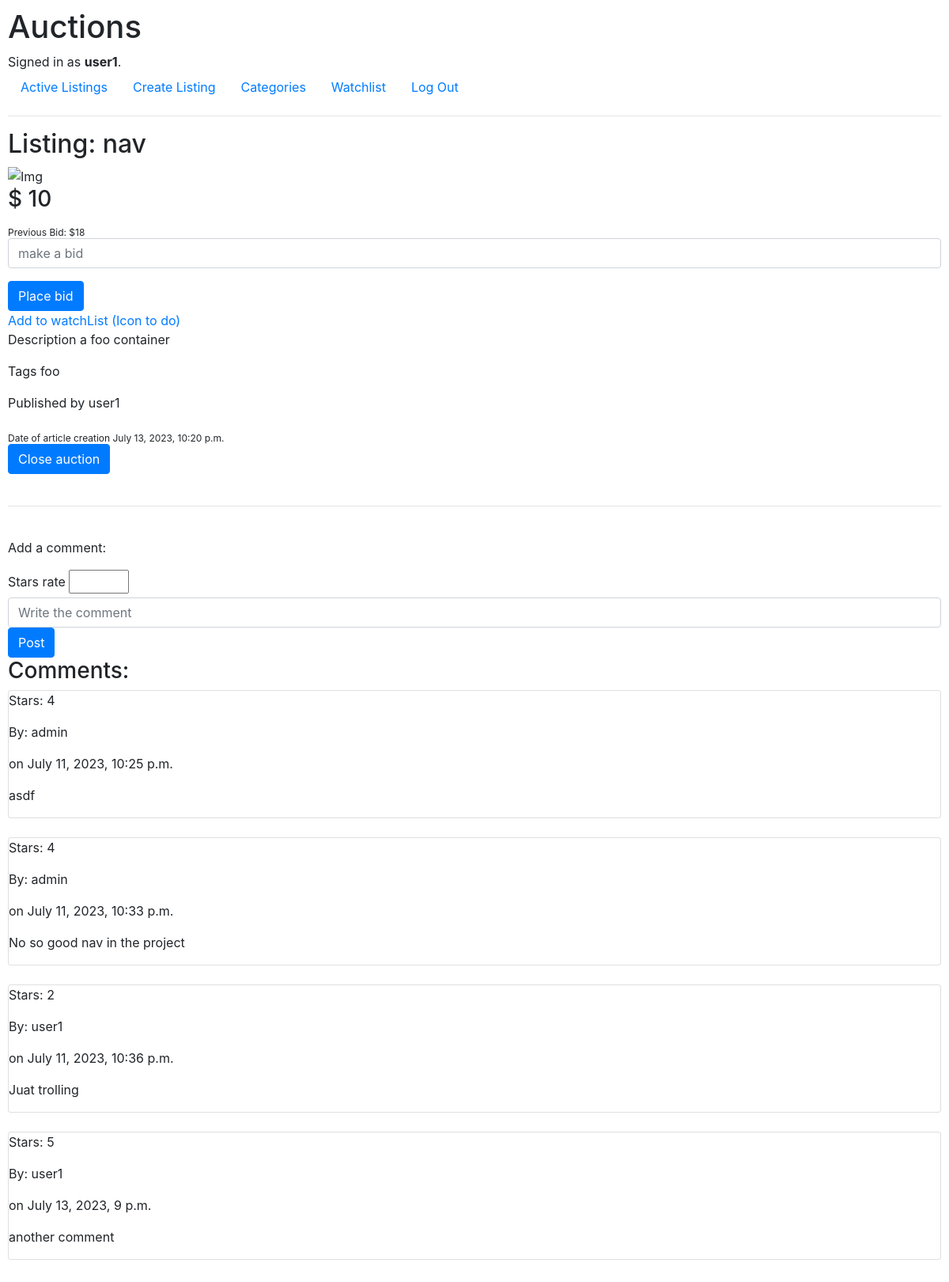
The app's page /4 (signed in) with its own data.
### auctions/models.py (models this page shows, shortened)
class User(AbstractUser):
    pass

class Listings(models.Model):
	title = models.CharField(max_length=100)
	description = models.TextField()
	bid = models.PositiveSmallIntegerField()
	image = models.URLField(blank=True)
	category = models.CharField(max_length=100)
	dateCreated = models.DateTimeField(auto_now=True)
	owner = models.ForeignKey(User, on_delete=models.CASCADE, null=True, related_name="creator")
	active = models.BooleanField(default=True)

class Comments(models.Model):
	stars = models.PositiveSmallIntegerField()
	comment = models.TextField()
	owner = models.ForeignKey(User, on_delete=models.CASCADE, null=True, blank=True, related_name="commenter")
	listing = models.ForeignKey(Listings, on_delete=models.CASCADE, null=True, blank=True, related_name="product")
	date = models.DateTimeField(auto_now=True)

### auctions/views.py (the view)
# urls.py: path("<int:id>", views.listing_item, name="itemListing"),
def listing_item(request, id):
    l = Listings.objects.get(pk=id)
    c = Comments.objects.filter(listing=id)
    b = Bids.objects.filter(listing = id)
    u = 'none user bid yet'
    h = l.bid
    for offers in b:
        if offers.bid > h:
            h = offers.bid
            u = offers.owner
    return render(request, "auctions/itemListing.html", {
        "item": l,
        "comments":c,
        "offers":b,
        "higherBid": h,
        "higherBidUser": u
    })

### auctions/templates/auctions/itemListing.html (shortened to what this page needs)
{% extends "auctions/layout.html" %}
{% block body %}
	<h2>
		{% if item.active == True %}
			Listing: {{item.title}}
		{% else %}
			Listing: {{item.title}}   CLOSED
		{% endif %}
	</h2>
	<img src="{{item.image}}" alt="Img" style="max-height: 350px;">
	<h3>
		{% if item.active == True %}
			$ {{item.bid}}
		{% endif %}
	</h3>
	<sub>Previous Bid:
		{% if higherBid <= item.bid %}
			No bids yet
		{% else %}
			${{higherBid}}
		{% endif %}
	</sub>
	{% if user.is_authenticated and item.active == True %}
		<form action="{% url 'newBid' %}" method="post">
			{% if higherBid <= item.bid %}
				<input type="number" name="offerBid" id="" min="{{item.bid}}" class="form-control" placeholder="make a bid">
			{% else %}
				<input type="number" name="offerBid" id="" min="{{higherBid}}" class="form-control" placeholder="make a bid">
			{% endif %}
			<input type="submit" value="Place bid" class="btn btn-primary">
		</form>
		<div class="watchlist">
			<a href="{% url 'watchlist' item.id user.id %}">Add to watchList (Icon to do)</a>
		</div>
	{% endif %}
	<p>Description {{item.description}} </p>
	<p>Tags {{item.category}} </p>
	<p>Published by {{item.owner}}</p>
	<sub>Date of article creation {{item.dateCreated}} </sub>
	{% if request.user == item.owner %}
		<form action="{% url 'changeStateAuction' %}" method="post">
		{% if item.active %}
			<input type="submit" value="Close auction" class="btn btn-primary">
		{% else %}
			<input type="submit" value="Open auction" class="btn btn-primary">
		{% endif %}
		</form>
	{% endif %}
	<br>
	<hr>
	<br>
	{% if user.is_authenticated %}
		<form action="{% url 'newComment' %}" method="post">
			<p>Add a comment:</p>
			<label for="stars">Stars rate</label>
			<input type="number" name="stars" id="" min="1" max="5">
			<input type="text" name="comment" id="" class="form-control" placeholder="Write the comment">
			<input type="submit" value="Post" class="btn btn-primary">
		</form>
	{% endif %}
	<h3>Comments:</h3>
	{% for comment in comments %}
		<div class="card">
			<div class="primero">
				<div>
					<p>Stars: {{comment.stars}} </p>
					<p>By: {{comment.owner}} </p>
					<p>on {{comment.date}} </p>
				</div>
			</div>
			<div class="card-text segundo">
				<p>{{comment.comment}}</p>
			</div>
		</div>
		<br>
	{% endfor %}
{% endblock %}

### auctions/templates/auctions/layout.html (shortened to what this page needs)
{% load static %}
<!DOCTYPE html>
<html lang="en">
    <head>
        <link rel="stylesheet" href="https://stackpath.bootstrapcdn.com/bootstrap/4.4.1/css/bootstrap.min.css">
        <link href="{% static 'auctions/styles.css' %}" rel="stylesheet">
    </head>
    <body>
        <h1>Auctions</h1>
        <div>
            {% if user.is_authenticated %}
                Signed in as <strong>{{ user.username }}</strong>.
            {% else %}
                Not signed in.
            {% endif %}
        </div>
        <ul class="nav">
            <li class="nav-item">
                <a class="nav-link" href="{% url 'index' %}">Active Listings</a>
            </li>
            {% if user.is_authenticated %}
				<li class="nav-item">
					<a href="{% url 'newListing' %}" class="nav-link">Create Listing</a>
				</li>
				<li class="nav-item"><a href="#" class="nav-link">Categories</a></li>
				<li class="nav-item"><a href="{% url 'view_watchlist' %}" class="nav-link">Watchlist	</a></li>
                <li class="nav-item">
                    <a class="nav-link" href="{% url 'logout' %}">Log Out</a>
                </li>
            {% endif %}
        </ul>
        <hr>
        {% block body %}
        {% endblock %}
    </body>
</html>

### auctions/static/auctions/styles.css (style rules this page uses)
body { padding: 10px; }

### records on screen
User: username "user1"
Listings: title "nav", bid "10", description "a foo container", category "foo", owner "user1", dateCreated "July 13, 2023, 10:20 p.m."
Comments: stars "4", owner "admin", date "July 11, 2023, 10:25 p.m.", comment "asdf"
Comments: stars "4", owner "admin", date "July 11, 2023, 10:33 p.m.", comment "No so good nav in the project"
Comments: stars "2", owner "user1", date "July 11, 2023, 10:36 p.m.", comment "Juat trolling"
Comments: stars "5", owner "user1", date "July 13, 2023, 9 p.m.", comment "another comment"

### other values on screen
{{ higherBid }} "18"
